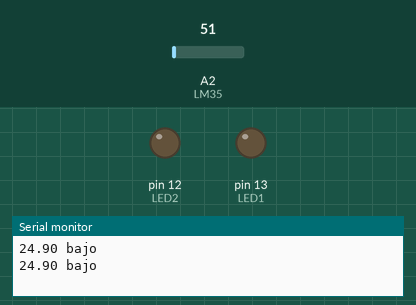
This sketch was run on a simulated Arduino Uno, built with avr-gcc and run on an emulated ATmega328P. Shown: output pins drawn as LEDs (lit = HIGH), the last lines printed to the serial monitor. The test bench sets the inputs (shaded band); at power-on: A2 (LM35) = 51.

Above: at 1.8 s.
1.9 s: A2 (LM35) set to 66
At 3.2 s:
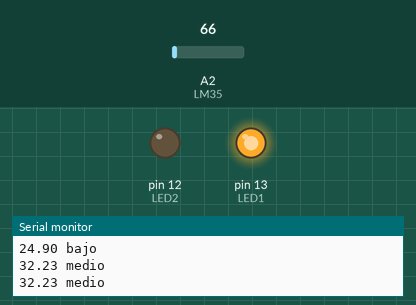
3.5 s: A2 (LM35) set to 86
At 4.9 s:
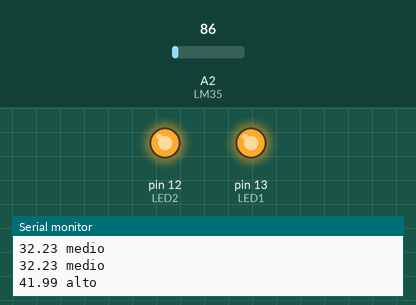
5.5 s: A2 (LM35) set to 71
At 6.5 s:
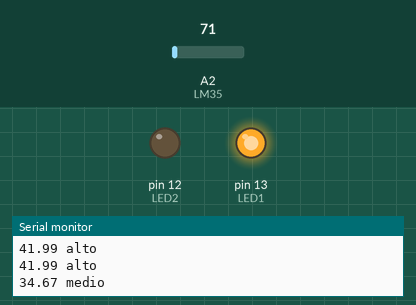
7.5 s: A2 (LM35) set to 61
At 9.2 s:
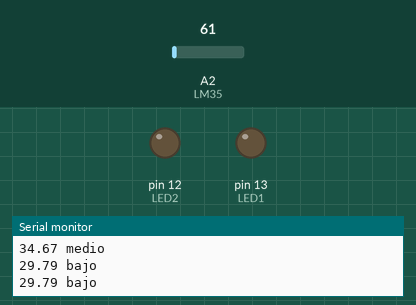
Timing chart, 0 to 10.5 s (numbered marks = the images above; inputs shaded):
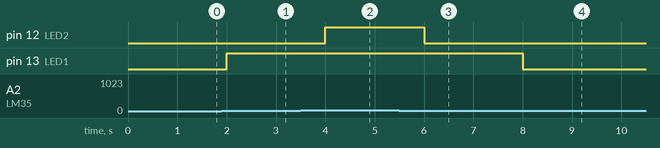

Measured:
- the behaviour switches between 61 and 62 on A2 (LM35) (found by bisection; images 0 and 1)
- after the input at 1.9 s, pin 13 (LED1): LOW → HIGH after 0.10 s
- after the input at 3.5 s, pin 12 (LED2): LOW → HIGH after 0.50 s
- after the input at 5.5 s, pin 12 (LED2): HIGH → LOW after 0.50 s
- after the input at 7.5 s, pin 13 (LED1): HIGH → LOW after 0.51 s

The sketch:

LM35_mas_LED.ino
```cpp
#define LED1 13
#define LED2 12
#define LM35 A2

float temperatura;

void setup() {
  Serial.begin(9600);

  pinMode(LED1, OUTPUT);
  pinMode(LED2, OUTPUT);

  pinMode(LM35, INPUT);
}

void loop() {
  temperatura = (5.0 * analogRead(LM35) * 100.0) / 1024;
  Serial.print(temperatura);

  if (temperatura<30) {
  digitalWrite(LED1, LOW);
  digitalWrite(LED2, LOW);
  Serial.println(" bajo");
  } else if (temperatura<35) {
    digitalWrite(LED1, HIGH);
    digitalWrite(LED2, LOW);
    Serial.println(" medio");
  }
  else{
    digitalWrite(LED1, HIGH);
    digitalWrite(LED2, HIGH);
    Serial.println(" alto");
  }

  delay(1000);
}
```
